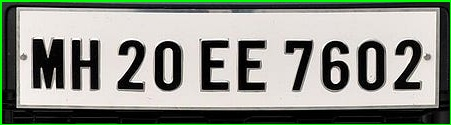
#> input picture cropped_image.jpg, 451 x 125 px
$ python pytesseract_test.py
#> lines starting #> are read from the running program, lines starting #| are printed output that depends on the picture; after the words box and inside, x2 and y2 are one past the last pixel; in counts of white or black regions, pixels touching at a corner belong together
#> further down, image_ is the input picture: shape (125, 451, 3); mean B, G, R 135.5, 145.4, 140.7
import cv2
import pytesseract
from pytesseract import Output
import numpy as np

# Menentukan lokasi pytesseract
pytesseract.pytesseract.tesseract_cmd = r'C:\Program Files\Tesseract-OCR\tesseract.exe'

# get grayscale image
def get_grayscale(image):
    return cv2.cvtColor(image, cv2.COLOR_BGR2GRAY)
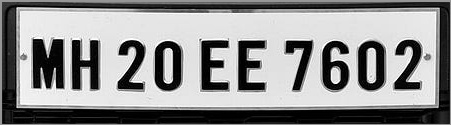
#> returned value: shape (125, 451); min 0, max 255, mean 142.8

# noise removal
def remove_noise(image):
    return cv2.medianBlur(image,5)

#thresholding
def thresholding(image):
    return cv2.threshold(image, 0, 255, cv2.THRESH_BINARY + cv2.THRESH_OTSU)[1]
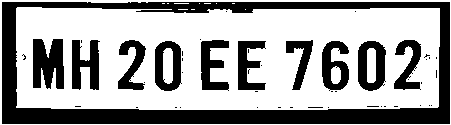
#> returned value: shape (125, 451); 63.1% white; 49 black regions (38 under 20 px), largest, box (x1, y1, x2, y2) and area: (2, 2, 450, 124) 12276, (33, 39, 64, 89) 1264, (72, 40, 100, 90) 915

#dilation
def dilate(image):
    kernel = np.ones((5,5),np.uint8)
    return cv2.dilate(image, kernel, iterations = 1)
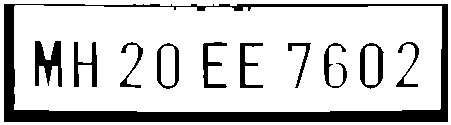
#> returned value: shape (125, 451); 79.9% white; 11 black regions, largest, box (x1, y1, x2, y2) and area: (4, 4, 448, 122) 7569, (35, 41, 62, 87) 718, (74, 42, 97, 87) 438

#erosion
def erode(image):
    kernel = np.ones((5,5),np.uint8)
    return cv2.erode(image, kernel, iterations = 1)
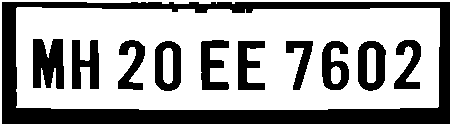
#> returned value: shape (125, 451); 63.8% white; 11 black regions, largest, box (x1, y1, x2, y2) and area: (2, 2, 450, 124) 12081, (33, 39, 64, 89) 1262, (358, 41, 386, 91) 910

#opening - erosion followed by dilation
def opening(image):
    kernel = np.ones((5,5),np.uint8)
    return cv2.morphologyEx(image, cv2.MORPH_OPEN, kernel)
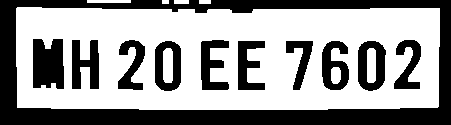
#> returned value: shape (125, 451); 60.7% white; 11 black regions, largest, box (x1, y1, x2, y2) and area: (0, 0, 451, 125) 13666, (33, 39, 64, 89) 1381, (358, 41, 386, 91) 910

#canny edge detection
def canny(image):
    return cv2.Canny(image, 100, 200)

#skew correction
def deskew(image):
    coords = np.column_stack(np.where(image > 0))
    angle = cv2.minAreaRect(coords)[-1]
    if angle < -45:
        angle = -(90 + angle)
    else:
        angle = -angle
    (h, w) = image.shape[:2]
    center = (w // 2, h // 2)
    M = cv2.getRotationMatrix2D(center, angle, 1.0)
    rotated = cv2.warpAffine(image, M, (w, h), flags=cv2.INTER_CUBIC, borderMode=cv2.BORDER_REPLICATE)
    return rotated

#template matching
def match_template(image, template):
    return cv2.matchTemplate(image, template, cv2.TM_CCOEFF_NORMED)


# Membaca gambar menggunakan OpenCV
image_ = cv2.imread('cropped_image.jpg')

# preprocessing
img = image_
gray = get_grayscale(img)
thresh = thresholding(gray)
dilate = dilate(thresh)
erode = erode(dilate)
opening = opening(erode)

chosen_image = opening

# Mengekstrak teks menggunakan pytesseract
#> (the run stopped early here; a loop or call above may not have finished)
